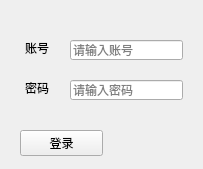
<?xml version="1.0" encoding="UTF-8"?>
<ui version="4.0">
 <class>Form</class>
 <widget class="QWidget" name="Form">
  <property name="geometry">
   <rect>
    <x>0</x>
    <y>0</y>
    <width>203</width>
    <height>169</height>
   </rect>
  </property>
  <property name="windowTitle">
   <string>登录</string>
  </property>
  <property name="windowOpacity">
   <double>0.900000000000000</double>
  </property>
  <widget class="QLabel" name="label">
   <property name="geometry">
    <rect>
     <x>10</x>
     <y>40</y>
     <width>54</width>
     <height>16</height>
    </rect>
   </property>
   <property name="layoutDirection">
    <enum>Qt::LayoutDirection::LeftToRight</enum>
   </property>
   <property name="text">
    <string>账号</string>
   </property>
   <property name="alignment">
    <set>Qt::AlignmentFlag::AlignCenter</set>
   </property>
  </widget>
  <widget class="QLabel" name="label_2">
   <property name="geometry">
    <rect>
     <x>10</x>
     <y>80</y>
     <width>54</width>
     <height>16</height>
    </rect>
   </property>
   <property name="text">
    <string>密码</string>
   </property>
   <property name="alignment">
    <set>Qt::AlignmentFlag::AlignCenter</set>
   </property>
  </widget>
  <widget class="QLineEdit" name="username">
   <property name="geometry">
    <rect>
     <x>70</x>
     <y>40</y>
     <width>113</width>
     <height>20</height>
    </rect>
   </property>
   <property name="placeholderText">
    <string>请输入账号</string>
   </property>
  </widget>
  <widget class="QLineEdit" name="password">
   <property name="geometry">
    <rect>
     <x>70</x>
     <y>80</y>
     <width>113</width>
     <height>20</height>
    </rect>
   </property>
   <property name="placeholderText">
    <string>请输入密码</string>
   </property>
  </widget>
  <widget class="QPushButton" name="login">
   <property name="geometry">
    <rect>
     <x>20</x>
     <y>130</y>
     <width>83</width>
     <height>26</height>
    </rect>
   </property>
   <property name="text">
    <string>登录</string>
   </property>
  </widget>
 </widget>
 <resources/>
 <connections/>
</ui>
